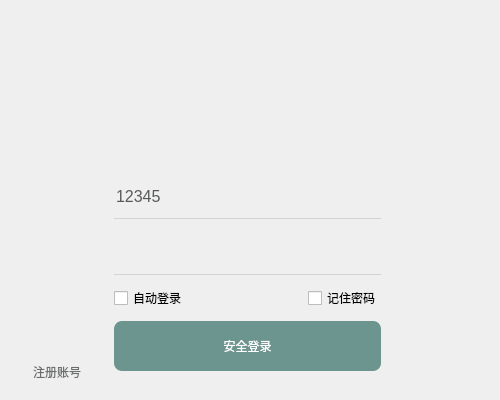
<?xml version="1.0" encoding="UTF-8"?>
<ui version="4.0">
 <class>loginQWidget</class>
 <widget class="QWidget" name="loginQWidget">
  <property name="geometry">
   <rect>
    <x>0</x>
    <y>0</y>
    <width>500</width>
    <height>400</height>
   </rect>
  </property>
  <property name="minimumSize">
   <size>
    <width>500</width>
    <height>400</height>
   </size>
  </property>
  <property name="maximumSize">
   <size>
    <width>500</width>
    <height>400</height>
   </size>
  </property>
  <property name="windowTitle">
   <string>Form</string>
  </property>
  <property name="styleSheet">
   <string notr="true"/>
  </property>
  <layout class="QVBoxLayout" name="verticalLayout" stretch="2,3">
   <property name="spacing">
    <number>0</number>
   </property>
   <property name="leftMargin">
    <number>0</number>
   </property>
   <property name="topMargin">
    <number>0</number>
   </property>
   <property name="rightMargin">
    <number>0</number>
   </property>
   <property name="bottomMargin">
    <number>0</number>
   </property>
   <item>
    <widget class="QWidget" name="widget" native="true">
     <property name="styleSheet">
      <string notr="true"/>
     </property>
     <layout class="QHBoxLayout" name="horizontalLayout">
      <property name="leftMargin">
       <number>0</number>
      </property>
      <property name="topMargin">
       <number>0</number>
      </property>
      <property name="rightMargin">
       <number>0</number>
      </property>
      <property name="bottomMargin">
       <number>0</number>
      </property>
      <item>
       <widget class="QLabel" name="login_bg_label">
        <property name="text">
         <string/>
        </property>
        <property name="alignment">
         <set>Qt::AlignCenter</set>
        </property>
       </widget>
      </item>
     </layout>
    </widget>
   </item>
   <item>
    <widget class="QWidget" name="login_bottom" native="true">
     <property name="focusPolicy">
      <enum>Qt::StrongFocus</enum>
     </property>
     <property name="styleSheet">
      <string notr="true"/>
     </property>
     <layout class="QHBoxLayout" name="horizontalLayout_2" stretch="1,3,1">
      <property name="spacing">
       <number>0</number>
      </property>
      <property name="leftMargin">
       <number>10</number>
      </property>
      <property name="topMargin">
       <number>0</number>
      </property>
      <property name="rightMargin">
       <number>10</number>
      </property>
      <property name="bottomMargin">
       <number>15</number>
      </property>
      <item alignment="Qt::AlignHCenter|Qt::AlignBottom">
       <widget class="QPushButton" name="pushButton">
        <property name="sizePolicy">
         <sizepolicy hsizetype="Expanding" vsizetype="Fixed">
          <horstretch>1</horstretch>
          <verstretch>0</verstretch>
         </sizepolicy>
        </property>
        <property name="styleSheet">
         <string notr="true">QPushButton {
	color: rgb(108, 110, 110);
}
QPushButton:hover {
	color: rgb(38, 122, 60);
}
QPushButton: pressed {
	background-color: transparent;
}</string>
        </property>
        <property name="text">
         <string>注册账号</string>
        </property>
        <property name="flat">
         <bool>true</bool>
        </property>
       </widget>
      </item>
      <item>
       <widget class="QWidget" name="widget_3" native="true">
        <property name="styleSheet">
         <string notr="true"/>
        </property>
        <layout class="QGridLayout" name="gridLayout">
         <item row="0" column="0" colspan="2">
          <widget class="QComboBox" name="account_cb">
           <property name="minimumSize">
            <size>
             <width>0</width>
             <height>45</height>
            </size>
           </property>
           <property name="styleSheet">
            <string notr="true">QComboBox {
color:  rgb(88, 90, 90);
border: none;
font-size: 16px;
border-bottom: 1px solid lightgray;
background-color: transparent;
}

QComboBox:hover {
border-bottom: 1px solid gray;
}
QComboBox:focus {
border-bottom: 1px solid rgb(41, 146, 255);
}
QComboBox:drop-down 
{
	border: 0px; 
	width: 40px;
	background-color: transparent;
}
QComboBox:down-arrow {
border-image: url(:/login/images/downarrow.png);
width: 20px;
height: 30px;
}
QComboBox:QAbstractItemView {
	min-height: 30px;
}
QComboBox:QAbstractItemView:Item {
	color:  rgb(88, 90, 90);
}</string>
           </property>
           <property name="editable">
            <bool>true</bool>
           </property>
           <item>
            <property name="text">
             <string>12345</string>
            </property>
            <property name="icon">
             <iconset resource="../images.qrc">
              <normaloff>:/login/images/picaqiu.png</normaloff>:/login/images/picaqiu.png</iconset>
            </property>
           </item>
           <item>
            <property name="text">
             <string>67890</string>
            </property>
            <property name="icon">
             <iconset resource="../images.qrc">
              <normaloff>:/login/images/batman.png</normaloff>:/login/images/batman.png</iconset>
            </property>
           </item>
          </widget>
         </item>
         <item row="1" column="0" colspan="2">
          <widget class="QLineEdit" name="pwd_le">
           <property name="minimumSize">
            <size>
             <width>0</width>
             <height>45</height>
            </size>
           </property>
           <property name="focusPolicy">
            <enum>Qt::StrongFocus</enum>
           </property>
           <property name="styleSheet">
            <string notr="true">QLineEdit {
	font-size: 20px;
	border: none;
	border-bottom: 1px solid lightgray;
	background-color : transparent;
}
QLineEdit : hover{
	border-bottom: 1px solid gray;
}
QLineEdit : focus {
	border-bottom: 1px solid rgb(41, 146, 255);
}</string>
           </property>
           <property name="echoMode">
            <enum>QLineEdit::PasswordEchoOnEdit</enum>
           </property>
           <property name="clearButtonEnabled">
            <bool>true</bool>
           </property>
          </widget>
         </item>
         <item row="2" column="0">
          <widget class="QCheckBox" name="auto_login_checkbox">
           <property name="text">
            <string>自动登录</string>
           </property>
          </widget>
         </item>
         <item row="2" column="1" alignment="Qt::AlignRight">
          <widget class="QCheckBox" name="remember_pwd_checkbox">
           <property name="text">
            <string>记住密码</string>
           </property>
          </widget>
         </item>
         <item row="3" column="0" colspan="2">
          <widget class="QPushButton" name="login_btn">
           <property name="enabled">
            <bool>false</bool>
           </property>
           <property name="minimumSize">
            <size>
             <width>0</width>
             <height>50</height>
            </size>
           </property>
           <property name="styleSheet">
            <string notr="true">QPushButton {
	background-color: rgb(108, 149, 144);
	border-radius: 8px;
	color : white;
	spacing: 20px;
}
QPushButton:hover {
	background-color: rgb(38, 134, 113);
}
QPushButton:pressed {
	background-color: rgb(22, 68, 45);
}</string>
           </property>
           <property name="text">
            <string>安全登录</string>
           </property>
           <property name="icon">
            <iconset resource="../images.qrc">
             <normaloff>:/login/images/shield.png</normaloff>:/login/images/shield.png</iconset>
           </property>
           <property name="iconSize">
            <size>
             <width>30</width>
             <height>30</height>
            </size>
           </property>
          </widget>
         </item>
        </layout>
       </widget>
      </item>
      <item alignment="Qt::AlignRight|Qt::AlignBottom">
       <widget class="QPushButton" name="pushButton_2">
        <property name="minimumSize">
         <size>
          <width>100</width>
          <height>100</height>
         </size>
        </property>
        <property name="maximumSize">
         <size>
          <width>100</width>
          <height>100</height>
         </size>
        </property>
        <property name="styleSheet">
         <string notr="true">border: none;
border-image: url(:/login/images/myQRcode.png);</string>
        </property>
        <property name="text">
         <string/>
        </property>
       </widget>
      </item>
     </layout>
    </widget>
   </item>
  </layout>
 </widget>
 <resources>
  <include location="../images.qrc"/>
 </resources>
 <connections>
  <connection>
   <sender>pushButton</sender>
   <signal>clicked()</signal>
   <receiver>loginQWidget</receiver>
   <slot>slot_show_register_pan()</slot>
   <hints>
    <hint type="sourcelabel">
     <x>67</x>
     <y>374</y>
    </hint>
    <hint type="destinationlabel">
     <x>71</x>
     <y>427</y>
    </hint>
   </hints>
  </connection>
  <connection>
   <sender>pushButton_2</sender>
   <signal>clicked()</signal>
   <receiver>loginQWidget</receiver>
   <slot>slot_open_link()</slot>
   <hints>
    <hint type="sourcelabel">
     <x>443</x>
     <y>316</y>
    </hint>
    <hint type="destinationlabel">
     <x>676</x>
     <y>219</y>
    </hint>
   </hints>
  </connection>
  <connection>
   <sender>account_cb</sender>
   <signal>editTextChanged(QString)</signal>
   <receiver>loginQWidget</receiver>
   <slot>slot_enable_login_btn()</slot>
   <hints>
    <hint type="sourcelabel">
     <x>284</x>
     <y>187</y>
    </hint>
    <hint type="destinationlabel">
     <x>589</x>
     <y>201</y>
    </hint>
   </hints>
  </connection>
  <connection>
   <sender>pwd_le</sender>
   <signal>textChanged(QString)</signal>
   <receiver>loginQWidget</receiver>
   <slot>slot_enable_login_btn()</slot>
   <hints>
    <hint type="sourcelabel">
     <x>235</x>
     <y>262</y>
    </hint>
    <hint type="destinationlabel">
     <x>534</x>
     <y>189</y>
    </hint>
   </hints>
  </connection>
  <connection>
   <sender>login_btn</sender>
   <signal>clicked()</signal>
   <receiver>loginQWidget</receiver>
   <slot>slot_check_login()</slot>
   <hints>
    <hint type="sourcelabel">
     <x>302</x>
     <y>348</y>
    </hint>
    <hint type="destinationlabel">
     <x>277</x>
     <y>-56</y>
    </hint>
   </hints>
  </connection>
  <connection>
   <sender>auto_login_checkbox</sender>
   <signal>clicked(bool)</signal>
   <receiver>loginQWidget</receiver>
   <slot>slot_auto_login()</slot>
   <hints>
    <hint type="sourcelabel">
     <x>137</x>
     <y>300</y>
    </hint>
    <hint type="destinationlabel">
     <x>-75</x>
     <y>270</y>
    </hint>
   </hints>
  </connection>
  <connection>
   <sender>remember_pwd_checkbox</sender>
   <signal>clicked(bool)</signal>
   <receiver>loginQWidget</receiver>
   <slot>slot_rem_pwd()</slot>
   <hints>
    <hint type="sourcelabel">
     <x>326</x>
     <y>300</y>
    </hint>
    <hint type="destinationlabel">
     <x>554</x>
     <y>136</y>
    </hint>
   </hints>
  </connection>
 </connections>
 <slots>
  <slot>slot_show_register_pan()</slot>
  <slot>slot_open_link()</slot>
  <slot>slot_enable_login_btn()</slot>
  <slot>slot_check_login()</slot>
  <slot>slot_auto_login()</slot>
  <slot>slot_rem_pwd()</slot>
 </slots>
</ui>
